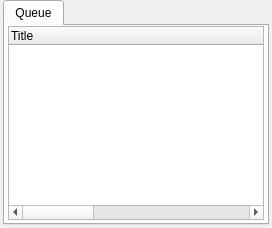
            <widget class="QWidget" name="queueTabLayout">
             <attribute name="title">
              <string>Queue</string>
             </attribute>
             <layout class="QVBoxLayout" name="verticalLayout_7">
              <property name="leftMargin">
               <number>3</number>
              </property>
              <property name="topMargin">
               <number>0</number>
              </property>
              <property name="rightMargin">
               <number>3</number>
              </property>
              <property name="bottomMargin">
               <number>3</number>
              </property>
              <item>
               <widget class="QTabWidget" name="queueTabs">
                <property name="currentIndex">
                 <number>0</number>
                </property>
                <widget class="QWidget" name="queueTreeTab">
                 <attribute name="title">
                  <string>Queue</string>
                 </attribute>
                 <layout class="QVBoxLayout" name="verticalLayout_18">
                  <property name="leftMargin">
                   <number>3</number>
                  </property>
                  <property name="topMargin">
                   <number>0</number>
                  </property>
                  <property name="rightMargin">
                   <number>3</number>
                  </property>
                  <property name="bottomMargin">
                   <number>3</number>
                  </property>
                  <item>
                   <widget class="QTreeWidget" name="queueTree">
                    <property name="alternatingRowColors">
                     <bool>true</bool>
                    </property>
                    <attribute name="headerMinimumSectionSize">
                     <number>15</number>
                    </attribute>
                    <attribute name="headerDefaultSectionSize">
                     <number>270</number>
                    </attribute>
                    <column>
                     <property name="text">
                      <string>Title</string>
                     </property>
                    </column>
                    <column>
                     <property name="text">
                      <string>Artists</string>
                     </property>
                    </column>
                    <column>
                     <property name="text">
                      <string>Album</string>
                     </property>
                    </column>
                   </widget>
                  </item>
                 </layout>
                </widget>
               </widget>
              </item>
             </layout>
            </widget>
